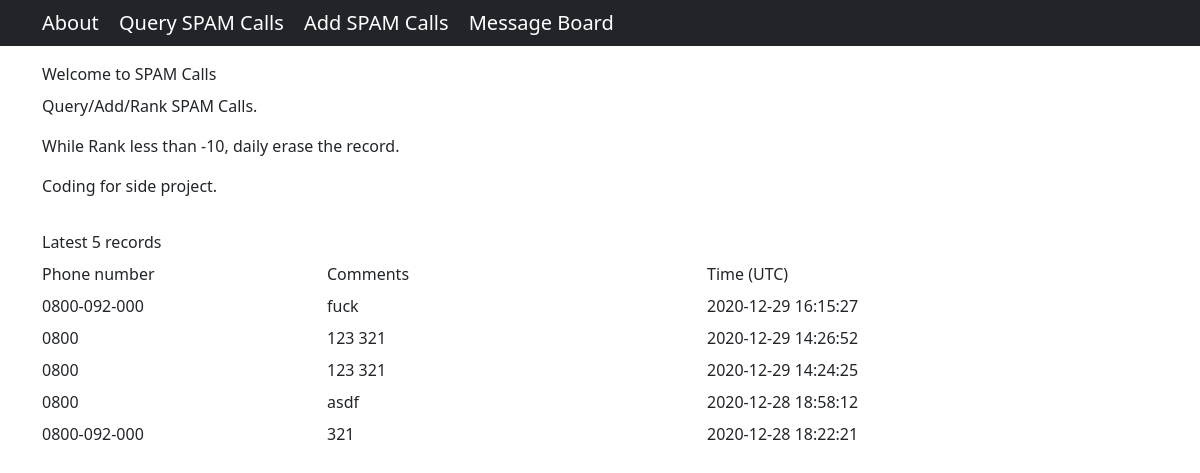
Before: /about with the older database file.
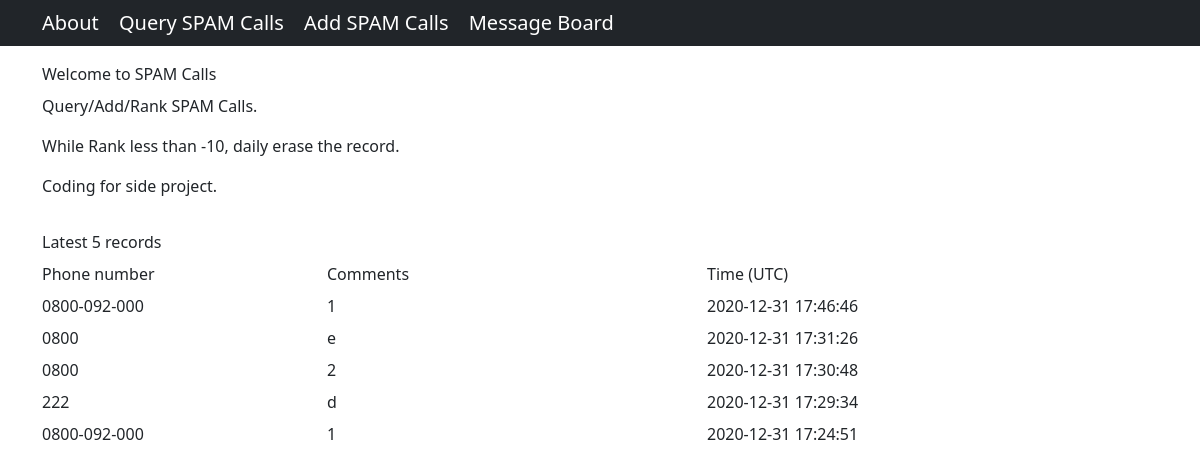
After: the same page with the newer database file.
### tables this page shows
CREATE TABLE calls (
            id INTEGER PRIMARY KEY AUTOINCREMENT,
            phone TEXT NOT NULL,
            comments TEXT NOT NULL,
            time TIMESTAMP DEFAULT CURRENT_TIMESTAMP,
            rank INTEGER DEFAULT 0
        );

### routes.py (the view)
@app.route("/", methods=["POST", "GET"])
@app.route("/about", methods=["POST", "GET"])
def about():
    sql = "select * from calls order by id desc limit 5"
    with sqlite3.connect(database) as con:
        con.row_factory = sqlite3.Row
        cur = con.cursor()
        cur.execute(sql)
        data = cur.fetchall()
    msg = ""
    if data == []:
        msg = None
        return render_template("result.html", action='query', msg=msg)
    return render_template("about.html", data=data)

### templates/about.html (shortened to what this page needs)
{% extends "template.html" %}
{% block main %}
<div class="container">
    <label class="form-label">Welcome to SPAM Calls</label>
    <p class="text-justify">Query/Add/Rank SPAM Calls.</p>
    <p class="text-justify">While Rank less than -10, daily erase the record.</p>
    <p class="text-justify">Coding for side project.</p>
</div>
<div class="container">
    {% if msg != None%}
    <label class="form-label">Latest 5 records</label>
    <div class="row mb-2">
        <div class="col-3">Phone number</div>
        <div class="col-4">Comments</div>
        <div class="col-4">Time (UTC)</div>
    </div>
    {% for rec in data %}
    <div class="row mb-2">
        <div class="col-3">{{ rec["phone"] }}</div>
        <div class="col-4 newline">{{ rec["comments"] }}</div>
        <div class="col-4">{{ rec["time"] }}</div>
    </div>
    {% endfor %}
    {% endif %}
</div>
{% endblock %}

Changed rows visible on the page:
no longer on this page (row unchanged): calls: phone "0800-092-000", comments "fuck", time "2020-12-29 16:15:27"
no longer on this page (row unchanged): calls: phone "0800", comments "123 321", time "2020-12-29 14:26:52"
no longer on this page (row unchanged): calls: phone "0800", comments "123 321", time "2020-12-29 14:24:25"
no longer on this page (row unchanged): calls: phone "0800", comments "asdf", time "2020-12-28 18:58:12"
no longer on this page (row unchanged): calls: phone "0800-092-000", comments "321", time "2020-12-28 18:22:21"
added calls: phone "0800-092-000", comments "1", time "2020-12-31 17:46:46"
added calls: phone "0800", comments "e", time "2020-12-31 17:31:26"
added calls: phone "0800", comments "2", time "2020-12-31 17:30:48"
added calls: phone "222", comments "d", time "2020-12-31 17:29:34"
added calls: phone "0800-092-000", comments "1", time "2020-12-31 17:24:51"
